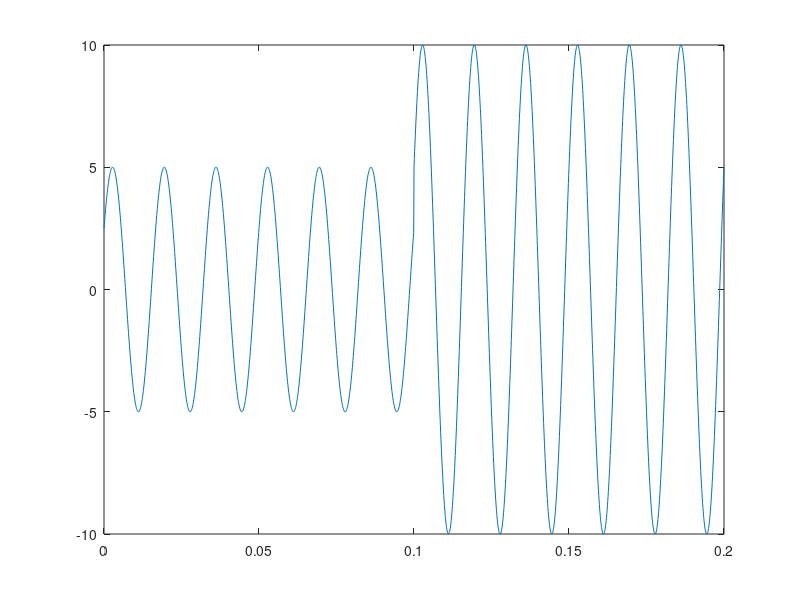

Source code (MATLAB): (Note: this script raises an error after producing the figure.)
clc
clear all; close all

f = 60;
w = 2*pi*f;
N = 12;
del_T = 1/(f*N);
t = [0:0.0001:0.2];
Ts = [0:del_T:0.2];

for i = 1:length(t)
    if t(i) < 0.1
        v1(i) = 5*sin((w*t(i))+(pi/6));
        v2(i) = 5*sin((w*t(i))+(pi/6)) + 3*sin((2*w*t(i))+(pi/6));
    else
        v1(i) = 10*sin((w*t(i))+(pi/6));
        v2(i) = 10*sin((w*t(i))+(pi/6))+ 3*sin((2*w*t(i))+(pi/6));
    end
end

for i = 1:length(Ts)
    if Ts(i) < 0.1
        vs1(i) = 5*sin((w*Ts(i))+(pi/6));
        vs2(i) = 5*sin((w*Ts(i))+(pi/6)) + 3*sin((2*w*Ts(i))+(pi/6));
    else
        vs1(i) = 10*sin((w*Ts(i))+(pi/6));
        vs2(i) = 10*sin((w*Ts(i))+(pi/6))+ 3*sin((2*w*Ts(i))+(pi/6));
    end
end
T_plot = Ts(N:length(Ts));

figure(1)
plot(t,v1)
hold on
V_Fourier = Fourier(vs1,w,N);
plot(T_plot,V_Fourier)
hold off

figure(2)
plot(t,v2)
hold on
V_Fourier = Fourier(vs2,w,N);
plot(T_plot,V_Fourier)
hold off

figure(3)
plot(t,v1)
hold on
V_LSM = LSM(vs1,w,N);
plot(T_plot,V_LSM)
hold off

figure(4)
plot(t,v2)
hold on
V_LSM = LSM(vs2,w,N);
plot(T_plot,V_LSM)
hold off